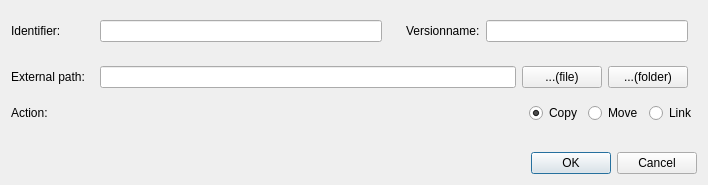
<?xml version="1.0" encoding="UTF-8"?>
<ui version="4.0">
 <class>dlg_ExternalTask</class>
 <widget class="QDialog" name="dlg_ExternalTask">
  <property name="geometry">
   <rect>
    <x>0</x>
    <y>0</y>
    <width>708</width>
    <height>185</height>
   </rect>
  </property>
  <property name="windowTitle">
   <string>Add external media</string>
  </property>
  <layout class="QVBoxLayout" name="verticalLayout">
   <item>
    <widget class="QWidget" name="widget" native="true">
     <layout class="QHBoxLayout" name="horizontalLayout_5">
      <property name="margin">
       <number>0</number>
      </property>
      <item>
       <widget class="QWidget" name="widget_2" native="true">
        <layout class="QVBoxLayout" name="verticalLayout_3">
         <property name="margin">
          <number>0</number>
         </property>
         <item>
          <widget class="QLabel" name="label_2">
           <property name="text">
            <string>Identifier:</string>
           </property>
          </widget>
         </item>
         <item>
          <widget class="QLabel" name="label">
           <property name="text">
            <string>External path:</string>
           </property>
          </widget>
         </item>
        </layout>
       </widget>
      </item>
      <item>
       <widget class="QWidget" name="widget_4" native="true">
        <layout class="QVBoxLayout" name="verticalLayout_2">
         <property name="margin">
          <number>0</number>
         </property>
         <item>
          <widget class="QWidget" name="widget_3" native="true">
           <layout class="QHBoxLayout" name="horizontalLayout_3">
            <property name="margin">
             <number>0</number>
            </property>
            <item>
             <widget class="QWidget" name="w_taskName" native="true">
              <layout class="QHBoxLayout" name="horizontalLayout_2">
               <item>
                <widget class="QLineEdit" name="e_taskName"/>
               </item>
              </layout>
             </widget>
            </item>
            <item>
             <widget class="QWidget" name="w_versionName" native="true">
              <layout class="QHBoxLayout" name="horizontalLayout_4">
               <item>
                <widget class="QLabel" name="label_3">
                 <property name="text">
                  <string>Versionname:</string>
                 </property>
                </widget>
               </item>
               <item>
                <widget class="QLineEdit" name="e_versionName"/>
               </item>
              </layout>
             </widget>
            </item>
           </layout>
          </widget>
         </item>
         <item>
          <widget class="QWidget" name="w_taskPath" native="true">
           <layout class="QHBoxLayout" name="horizontalLayout">
            <item>
             <widget class="QLineEdit" name="e_taskPath"/>
            </item>
            <item>
             <widget class="QPushButton" name="b_browseFile">
              <property name="focusPolicy">
               <enum>Qt::NoFocus</enum>
              </property>
              <property name="contextMenuPolicy">
               <enum>Qt::CustomContextMenu</enum>
              </property>
              <property name="text">
               <string>...(file)</string>
              </property>
             </widget>
            </item>
            <item>
             <widget class="QPushButton" name="b_browseFolder">
              <property name="focusPolicy">
               <enum>Qt::NoFocus</enum>
              </property>
              <property name="contextMenuPolicy">
               <enum>Qt::CustomContextMenu</enum>
              </property>
              <property name="text">
               <string>...(folder)</string>
              </property>
             </widget>
            </item>
           </layout>
          </widget>
         </item>
        </layout>
       </widget>
      </item>
     </layout>
    </widget>
   </item>
   <item>
    <widget class="QWidget" name="widget_5" native="true">
     <layout class="QHBoxLayout" name="horizontalLayout_6">
      <property name="margin">
       <number>0</number>
      </property>
      <item>
       <widget class="QLabel" name="label_4">
        <property name="text">
         <string>Action:</string>
        </property>
       </widget>
      </item>
      <item>
       <spacer name="horizontalSpacer">
        <property name="orientation">
         <enum>Qt::Horizontal</enum>
        </property>
        <property name="sizeHint" stdset="0">
         <size>
          <width>40</width>
          <height>20</height>
         </size>
        </property>
       </spacer>
      </item>
      <item>
       <widget class="QRadioButton" name="rb_copy">
        <property name="text">
         <string>Copy</string>
        </property>
        <property name="checked">
         <bool>true</bool>
        </property>
       </widget>
      </item>
      <item>
       <widget class="QRadioButton" name="rb_move">
        <property name="text">
         <string>Move</string>
        </property>
       </widget>
      </item>
      <item>
       <widget class="QRadioButton" name="rb_link">
        <property name="text">
         <string>Link</string>
        </property>
       </widget>
      </item>
     </layout>
    </widget>
   </item>
   <item>
    <spacer name="verticalSpacer">
     <property name="orientation">
      <enum>Qt::Vertical</enum>
     </property>
     <property name="sizeHint" stdset="0">
      <size>
       <width>20</width>
       <height>40</height>
      </size>
     </property>
    </spacer>
   </item>
   <item>
    <widget class="QDialogButtonBox" name="buttonBox">
     <property name="orientation">
      <enum>Qt::Horizontal</enum>
     </property>
     <property name="standardButtons">
      <set>QDialogButtonBox::Cancel|QDialogButtonBox::Ok</set>
     </property>
    </widget>
   </item>
  </layout>
 </widget>
 <resources/>
 <connections>
  <connection>
   <sender>buttonBox</sender>
   <signal>accepted()</signal>
   <receiver>dlg_ExternalTask</receiver>
   <slot>accept()</slot>
   <hints>
    <hint type="sourcelabel">
     <x>248</x>
     <y>254</y>
    </hint>
    <hint type="destinationlabel">
     <x>157</x>
     <y>274</y>
    </hint>
   </hints>
  </connection>
  <connection>
   <sender>buttonBox</sender>
   <signal>rejected()</signal>
   <receiver>dlg_ExternalTask</receiver>
   <slot>reject()</slot>
   <hints>
    <hint type="sourcelabel">
     <x>316</x>
     <y>260</y>
    </hint>
    <hint type="destinationlabel">
     <x>286</x>
     <y>274</y>
    </hint>
   </hints>
  </connection>
 </connections>
</ui>
